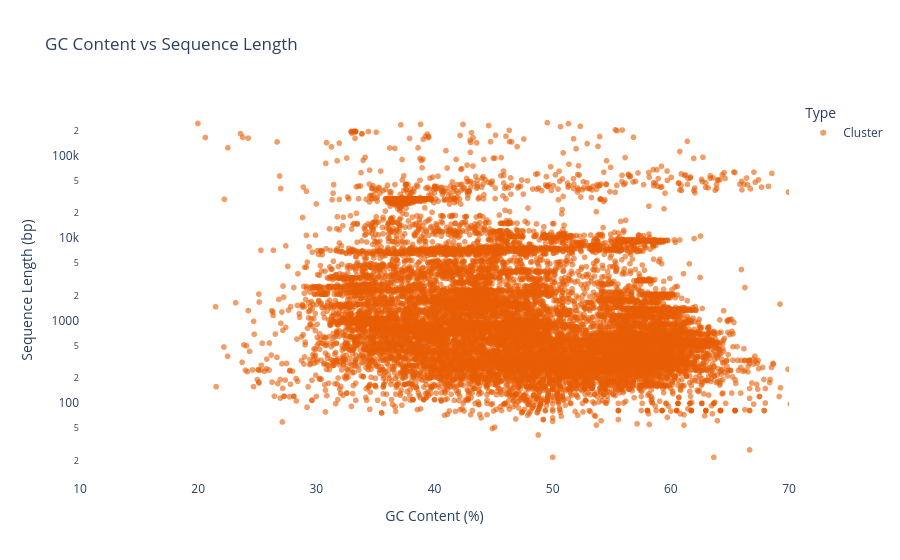

This figure's notebook cell:
### Markdown cell above
* SCATTER PLOT

### Code cell
#Scatter plot

df_plot = df_gc.sample(n=50000, random_state=42) if len(df_gc) > 50000 else df_gc

fig = px.scatter(
    df_plot,
    x='sequence_gc_content',
    y='sequence_length',
    color='type',
    log_y=True,
    size_max=3,
    opacity=0.6,           
    title='GC Content vs Sequence Length',
    labels={
        'sequence_gc_content': 'GC Content (%)',
        'sequence_length': 'Sequence Length (bp)',
        'type': 'Type'
    },
    color_discrete_map={'Cluster': '#E85D04', 'Singleton': '#1D3157'}
)

fig.update_layout(
    xaxis=dict(range=[10, 70]),
    plot_bgcolor='white',
    paper_bgcolor='white'
)

fig.show()

### Figure 1 — Plotly figure (JSON) as saved in the notebook; plotly's stock layout.template omitted (floating-point values rounded to 4 significant figures; data arrays with more than 128 entries replaced by an {"elided": "..."} marker saying what was removed)
{"data": [{"hovertemplate": "Type=Cluster<br>GC Content (%)=%{x}<br>Sequence Length (bp)=%{y}<extra></extra>", "legendgroup": "Cluster", "marker": {"color": "#E85D04", "opacity": 0.6, "symbol": "circle"}, "mode": "markers", "name": "Cluster", "showlegend": true, "type": "scattergl", "x": {"elided": "50000 float values"}, "xaxis": "x", "y": {"elided": "50000 int values"}, "yaxis": "y"}], "layout": {"legend": {"title": {"text": "Type"}, "tracegroupgap": 0}, "paper_bgcolor": "white", "plot_bgcolor": "white", "title": {"text": "GC Content vs Sequence Length"}, "xaxis": {"anchor": "y", "domain": [0, 1], "range": [10, 70], "title": {"text": "GC Content (%)"}}, "yaxis": {"anchor": "x", "domain": [0, 1], "title": {"text": "Sequence Length (bp)"}, "type": "log"}}}
